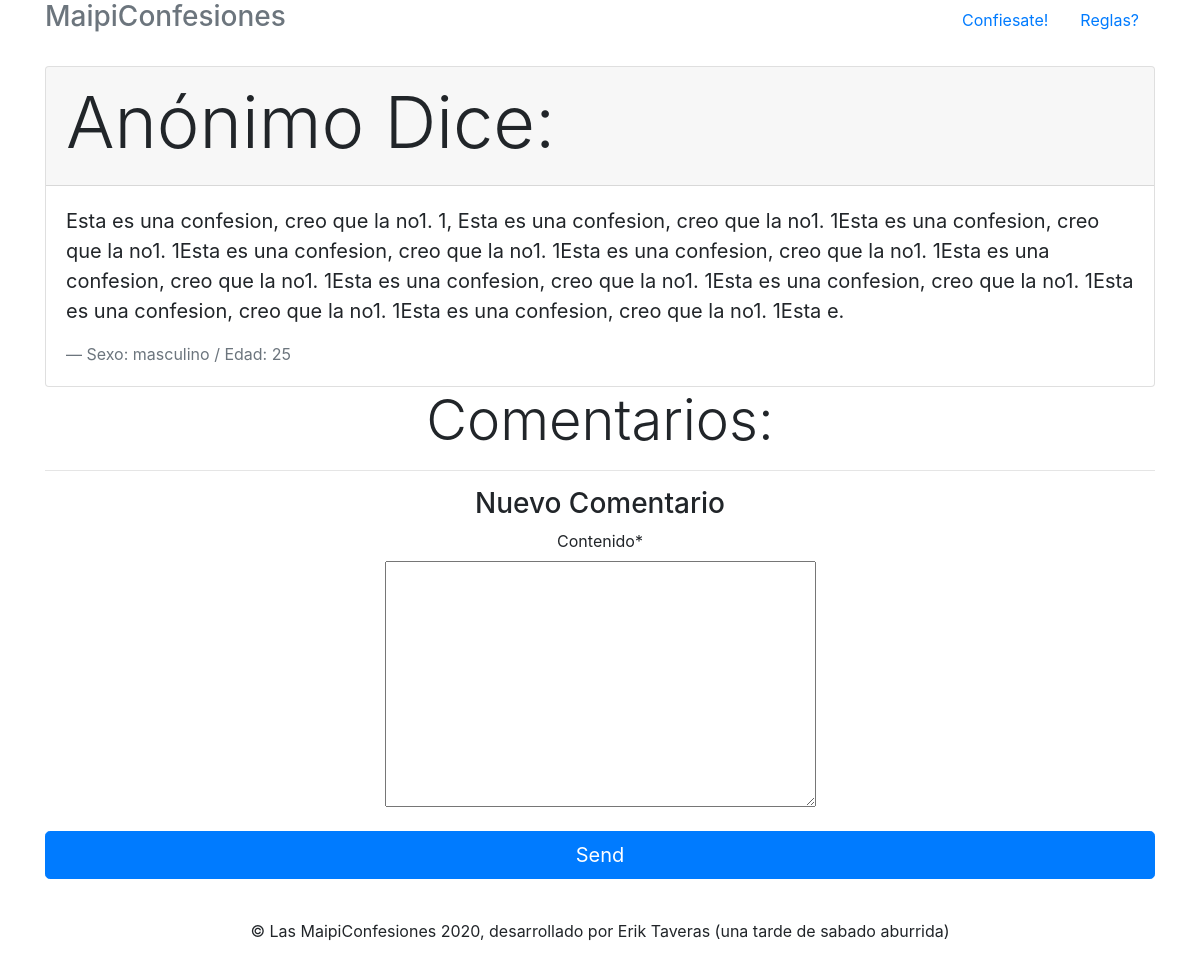
The app's page /confesion/1/agregar_comentario/ with its own data.
### confesion/models.py (models this page shows, shortened)
class Confesion(models.Model):
    sexos = (
        ('masculino', 'masculino'),
        ('femenino', 'femenino'),
        ('indefinido', 'indefinido')
    )
    nombre = models.CharField(max_length=50)
    edad = models.DecimalField(max_length=2, max_digits=2, decimal_places=0)
    sexo = models.CharField(max_length=10, choices=sexos, default='indefinido')
    contenido = models.TextField(max_length=420)

### confesion/views.py (the view)
# urls.py: path('confesion/<id>/agregar_comentario/', views.agregar_comentario, name="comentario"),
def agregar_comentario(request, id):
    confesion = Confesion.objects.get(id=id)
    if request.method == "POST":
        form = CommentForm(request.POST)
        if form.is_valid():
            comment = form.save(commit=False)
            comment.confesion = confesion
            comment.save()
            return redirect('confesion', id=confesion.id)
    else:
        form = CommentForm()
    return render(request, 'agregar_comentario.html', {
        'form': form,
        'confesion' : confesion
        })

### confesion/forms.py
class CommentForm(forms.ModelForm):
    class Meta:
        model = Comentario
        fields = ('contenido',)

### confesion/templates/agregar_comentario.html
{% extends 'base.html' %}
{% load crispy_forms_tags %}
{% block content %}
<div class="card">
  <div class="card-header">
   <h1 class="display-3">
   Anónimo Dice:
   </h1>
  </div>
  <div class="card-body">
    <blockquote class="blockquote mb-0">
      <p>{{confesion.contenido}}.</p>
      <footer class="blockquote-footer">Sexo: {{confesion.sexo}} / Edad: {{confesion.edad}} </footer>
    </blockquote>
  </div>
</div>
<center><h1 class='display-4'>Comentarios:</h1>
<hr>
   <h3>Nuevo Comentario</h3>
    <form method="POST" class="post-form">{% csrf_token %}
        {{ form|crispy  }}
        <br>
        <button type="submit" class="btn btn-primary btn-lg btn-block">Send</button>
    </form>
</center>
{% endblock %}

### records on screen
Confesion: contenido "Esta es una confesion, creo que la no1. 1, Esta es una confesion, creo que la no1. 1Esta es una confesion, creo que la no1. 1Esta es una confesion, creo que la no1. 1Esta es una confesion, creo que la no1. 1Esta es una confesion, creo que la no1. 1Esta es una confesion, creo que la no1. 1Esta es una confesion, creo que la no1. 1Esta es una confesion, creo que la no1. 1Esta es una confesion, creo que la no1. 1Esta e", sexo "masculino", edad "25"
